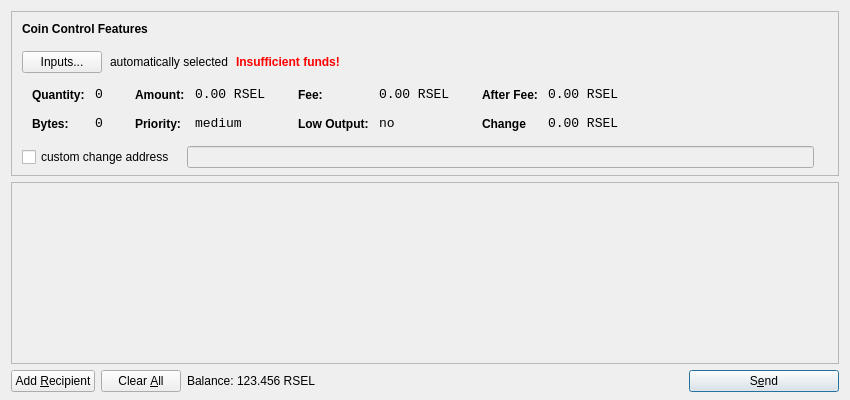
<?xml version="1.0" encoding="UTF-8"?>
<ui version="4.0">
 <class>SendCoinsDialog</class>
 <widget class="QDialog" name="SendCoinsDialog">
  <property name="geometry">
   <rect>
    <x>0</x>
    <y>0</y>
    <width>850</width>
    <height>400</height>
   </rect>
  </property>
  <property name="windowTitle">
   <string>Send Coins</string>
  </property>
  <layout class="QVBoxLayout" name="verticalLayout" stretch="0,1,0">
   <property name="bottomMargin">
    <number>8</number>
   </property>
   <item>
    <widget class="QFrame" name="frameCoinControl">
     <property name="sizePolicy">
      <sizepolicy hsizetype="Expanding" vsizetype="Expanding">
       <horstretch>0</horstretch>
       <verstretch>0</verstretch>
      </sizepolicy>
     </property>
     <property name="maximumSize">
      <size>
       <width>16777215</width>
       <height>16777215</height>
      </size>
     </property>
     <property name="frameShape">
      <enum>QFrame::StyledPanel</enum>
     </property>
     <property name="frameShadow">
      <enum>QFrame::Sunken</enum>
     </property>
     <layout class="QVBoxLayout" name="verticalLayoutCoinControl2">
      <property name="spacing">
       <number>-1</number>
      </property>
      <property name="leftMargin">
       <number>0</number>
      </property>
      <property name="topMargin">
       <number>0</number>
      </property>
      <property name="rightMargin">
       <number>0</number>
      </property>
      <property name="bottomMargin">
       <number>6</number>
      </property>
      <item>
       <layout class="QVBoxLayout" name="verticalLayoutCoinControl" stretch="0,0,0,0,1">
        <property name="spacing">
         <number>0</number>
        </property>
        <property name="leftMargin">
         <number>10</number>
        </property>
        <property name="topMargin">
         <number>10</number>
        </property>
        <item>
         <layout class="QHBoxLayout" name="horizontalLayoutCoinControl1">
          <property name="bottomMargin">
           <number>15</number>
          </property>
          <item>
           <widget class="QLabel" name="labelCoinControlFeatures">
            <property name="sizePolicy">
             <sizepolicy hsizetype="Preferred" vsizetype="Maximum">
              <horstretch>0</horstretch>
              <verstretch>0</verstretch>
             </sizepolicy>
            </property>
            <property name="font">
             <font>
              <weight>75</weight>
              <bold>true</bold>
             </font>
            </property>
            <property name="styleSheet">
             <string notr="true">font-weight:bold;</string>
            </property>
            <property name="text">
             <string>Coin Control Features</string>
            </property>
           </widget>
          </item>
         </layout>
        </item>
        <item>
         <layout class="QHBoxLayout" name="horizontalLayoutCoinControl2" stretch="0,0,0,0">
          <property name="spacing">
           <number>8</number>
          </property>
          <property name="bottomMargin">
           <number>10</number>
          </property>
          <item>
           <widget class="QPushButton" name="pushButtonCoinControl">
            <property name="styleSheet">
             <string notr="true"/>
            </property>
            <property name="text">
             <string>Inputs...</string>
            </property>
           </widget>
          </item>
          <item>
           <widget class="QLabel" name="labelCoinControlAutomaticallySelected">
            <property name="text">
             <string>automatically selected</string>
            </property>
            <property name="margin">
             <number>5</number>
            </property>
           </widget>
          </item>
          <item>
           <widget class="QLabel" name="labelCoinControlInsuffFunds">
            <property name="font">
             <font>
              <weight>75</weight>
              <bold>true</bold>
             </font>
            </property>
            <property name="styleSheet">
             <string notr="true">color:red;font-weight:bold;</string>
            </property>
            <property name="text">
             <string>Insufficient funds!</string>
            </property>
            <property name="margin">
             <number>5</number>
            </property>
           </widget>
          </item>
          <item>
           <spacer name="horizontalSpacerCoinControl">
            <property name="orientation">
             <enum>Qt::Horizontal</enum>
            </property>
            <property name="sizeHint" stdset="0">
             <size>
              <width>40</width>
              <height>1</height>
             </size>
            </property>
           </spacer>
          </item>
         </layout>
        </item>
        <item>
         <widget class="QWidget" name="widgetCoinControl" native="true">
          <property name="sizePolicy">
           <sizepolicy hsizetype="Preferred" vsizetype="Preferred">
            <horstretch>0</horstretch>
            <verstretch>0</verstretch>
           </sizepolicy>
          </property>
          <property name="minimumSize">
           <size>
            <width>0</width>
            <height>0</height>
           </size>
          </property>
          <property name="styleSheet">
           <string notr="true"/>
          </property>
          <layout class="QHBoxLayout" name="horizontalLayoutCoinControl5">
           <property name="margin">
            <number>0</number>
           </property>
           <item>
            <layout class="QHBoxLayout" name="horizontalLayoutCoinControl3" stretch="0,0,0,1">
             <property name="spacing">
              <number>20</number>
             </property>
             <property name="topMargin">
              <number>0</number>
             </property>
             <property name="bottomMargin">
              <number>10</number>
             </property>
             <item>
              <layout class="QFormLayout" name="formLayoutCoinControl1">
               <property name="horizontalSpacing">
                <number>10</number>
               </property>
               <property name="verticalSpacing">
                <number>14</number>
               </property>
               <property name="leftMargin">
                <number>10</number>
               </property>
               <property name="topMargin">
                <number>4</number>
               </property>
               <property name="rightMargin">
                <number>6</number>
               </property>
               <item row="0" column="0">
                <widget class="QLabel" name="labelCoinControlQuantityText">
                 <property name="styleSheet">
                  <string notr="true">font-weight:bold;</string>
                 </property>
                 <property name="text">
                  <string>Quantity:</string>
                 </property>
                 <property name="margin">
                  <number>0</number>
                 </property>
                </widget>
               </item>
               <item row="0" column="1">
                <widget class="QLabel" name="labelCoinControlQuantity">
                 <property name="font">
                  <font>
                   <family>Monospace</family>
                   <pointsize>10</pointsize>
                  </font>
                 </property>
                 <property name="cursor">
                  <cursorShape>IBeamCursor</cursorShape>
                 </property>
                 <property name="contextMenuPolicy">
                  <enum>Qt::ActionsContextMenu</enum>
                 </property>
                 <property name="text">
                  <string>0</string>
                 </property>
                 <property name="margin">
                  <number>0</number>
                 </property>
                 <property name="textInteractionFlags">
                  <set>Qt::LinksAccessibleByMouse|Qt::TextSelectableByKeyboard|Qt::TextSelectableByMouse</set>
                 </property>
                </widget>
               </item>
               <item row="1" column="0">
                <widget class="QLabel" name="labelCoinControlBytesText">
                 <property name="styleSheet">
                  <string notr="true">font-weight:bold;</string>
                 </property>
                 <property name="text">
                  <string>Bytes:</string>
                 </property>
                </widget>
               </item>
               <item row="1" column="1">
                <widget class="QLabel" name="labelCoinControlBytes">
                 <property name="font">
                  <font>
                   <family>Monospace</family>
                   <pointsize>10</pointsize>
                  </font>
                 </property>
                 <property name="cursor">
                  <cursorShape>IBeamCursor</cursorShape>
                 </property>
                 <property name="contextMenuPolicy">
                  <enum>Qt::ActionsContextMenu</enum>
                 </property>
                 <property name="text">
                  <string>0</string>
                 </property>
                 <property name="textInteractionFlags">
                  <set>Qt::LinksAccessibleByMouse|Qt::TextSelectableByKeyboard|Qt::TextSelectableByMouse</set>
                 </property>
                </widget>
               </item>
              </layout>
             </item>
             <item>
              <layout class="QFormLayout" name="formLayoutCoinControl2">
               <property name="horizontalSpacing">
                <number>10</number>
               </property>
               <property name="verticalSpacing">
                <number>14</number>
               </property>
               <property name="leftMargin">
                <number>6</number>
               </property>
               <property name="topMargin">
                <number>4</number>
               </property>
               <property name="rightMargin">
                <number>6</number>
               </property>
               <item row="0" column="0">
                <widget class="QLabel" name="labelCoinControlAmountText">
                 <property name="styleSheet">
                  <string notr="true">font-weight:bold;</string>
                 </property>
                 <property name="text">
                  <string>Amount:</string>
                 </property>
                 <property name="margin">
                  <number>0</number>
                 </property>
                </widget>
               </item>
               <item row="0" column="1">
                <widget class="QLabel" name="labelCoinControlAmount">
                 <property name="font">
                  <font>
                   <family>Monospace</family>
                   <pointsize>10</pointsize>
                  </font>
                 </property>
                 <property name="cursor">
                  <cursorShape>IBeamCursor</cursorShape>
                 </property>
                 <property name="contextMenuPolicy">
                  <enum>Qt::ActionsContextMenu</enum>
                 </property>
                 <property name="text">
                  <string>0.00 RSEL</string>
                 </property>
                 <property name="textInteractionFlags">
                  <set>Qt::LinksAccessibleByMouse|Qt::TextSelectableByKeyboard|Qt::TextSelectableByMouse</set>
                 </property>
                </widget>
               </item>
               <item row="1" column="0">
                <widget class="QLabel" name="labelCoinControlPriorityText">
                 <property name="styleSheet">
                  <string notr="true">font-weight:bold;</string>
                 </property>
                 <property name="text">
                  <string>Priority:</string>
                 </property>
                </widget>
               </item>
               <item row="1" column="1">
                <widget class="QLabel" name="labelCoinControlPriority">
                 <property name="font">
                  <font>
                   <family>Monospace</family>
                   <pointsize>10</pointsize>
                  </font>
                 </property>
                 <property name="cursor">
                  <cursorShape>IBeamCursor</cursorShape>
                 </property>
                 <property name="contextMenuPolicy">
                  <enum>Qt::ActionsContextMenu</enum>
                 </property>
                 <property name="text">
                  <string>medium</string>
                 </property>
                 <property name="textInteractionFlags">
                  <set>Qt::LinksAccessibleByMouse|Qt::TextSelectableByKeyboard|Qt::TextSelectableByMouse</set>
                 </property>
                </widget>
               </item>
              </layout>
             </item>
             <item>
              <layout class="QFormLayout" name="formLayoutCoinControl3">
               <property name="horizontalSpacing">
                <number>10</number>
               </property>
               <property name="verticalSpacing">
                <number>14</number>
               </property>
               <property name="leftMargin">
                <number>6</number>
               </property>
               <property name="topMargin">
                <number>4</number>
               </property>
               <property name="rightMargin">
                <number>6</number>
               </property>
               <item row="0" column="0">
                <widget class="QLabel" name="labelCoinControlFeeText">
                 <property name="styleSheet">
                  <string notr="true">font-weight:bold;</string>
                 </property>
                 <property name="text">
                  <string>Fee:</string>
                 </property>
                 <property name="margin">
                  <number>0</number>
                 </property>
                </widget>
               </item>
               <item row="0" column="1">
                <widget class="QLabel" name="labelCoinControlFee">
                 <property name="font">
                  <font>
                   <family>Monospace</family>
                   <pointsize>10</pointsize>
                  </font>
                 </property>
                 <property name="cursor">
                  <cursorShape>IBeamCursor</cursorShape>
                 </property>
                 <property name="contextMenuPolicy">
                  <enum>Qt::ActionsContextMenu</enum>
                 </property>
                 <property name="text">
                  <string>0.00 RSEL</string>
                 </property>
                 <property name="textInteractionFlags">
                  <set>Qt::LinksAccessibleByMouse|Qt::TextSelectableByKeyboard|Qt::TextSelectableByMouse</set>
                 </property>
                </widget>
               </item>
               <item row="1" column="0">
                <widget class="QLabel" name="labelCoinControlLowOutputText">
                 <property name="styleSheet">
                  <string notr="true">font-weight:bold;</string>
                 </property>
                 <property name="text">
                  <string>Low Output:</string>
                 </property>
                </widget>
               </item>
               <item row="1" column="1">
                <widget class="QLabel" name="labelCoinControlLowOutput">
                 <property name="font">
                  <font>
                   <family>Monospace</family>
                   <pointsize>10</pointsize>
                  </font>
                 </property>
                 <property name="cursor">
                  <cursorShape>IBeamCursor</cursorShape>
                 </property>
                 <property name="contextMenuPolicy">
                  <enum>Qt::ActionsContextMenu</enum>
                 </property>
                 <property name="text">
                  <string>no</string>
                 </property>
                 <property name="textInteractionFlags">
                  <set>Qt::LinksAccessibleByMouse|Qt::TextSelectableByKeyboard|Qt::TextSelectableByMouse</set>
                 </property>
                </widget>
               </item>
              </layout>
             </item>
             <item>
              <layout class="QFormLayout" name="formLayoutCoinControl4">
               <property name="horizontalSpacing">
                <number>10</number>
               </property>
               <property name="verticalSpacing">
                <number>14</number>
               </property>
               <property name="leftMargin">
                <number>6</number>
               </property>
               <property name="topMargin">
                <number>4</number>
               </property>
               <property name="rightMargin">
                <number>6</number>
               </property>
               <item row="0" column="0">
                <widget class="QLabel" name="labelCoinControlAfterFeeText">
                 <property name="styleSheet">
                  <string notr="true">font-weight:bold;</string>
                 </property>
                 <property name="text">
                  <string>After Fee:</string>
                 </property>
                 <property name="margin">
                  <number>0</number>
                 </property>
                </widget>
               </item>
               <item row="0" column="1">
                <widget class="QLabel" name="labelCoinControlAfterFee">
                 <property name="font">
                  <font>
                   <family>Monospace</family>
                   <pointsize>10</pointsize>
                  </font>
                 </property>
                 <property name="cursor">
                  <cursorShape>IBeamCursor</cursorShape>
                 </property>
                 <property name="contextMenuPolicy">
                  <enum>Qt::ActionsContextMenu</enum>
                 </property>
                 <property name="text">
                  <string>0.00 RSEL</string>
                 </property>
                 <property name="textInteractionFlags">
                  <set>Qt::LinksAccessibleByMouse|Qt::TextSelectableByKeyboard|Qt::TextSelectableByMouse</set>
                 </property>
                </widget>
               </item>
               <item row="1" column="0">
                <widget class="QLabel" name="labelCoinControlChangeText">
                 <property name="styleSheet">
                  <string notr="true">font-weight:bold;</string>
                 </property>
                 <property name="text">
                  <string>Change</string>
                 </property>
                </widget>
               </item>
               <item row="1" column="1">
                <widget class="QLabel" name="labelCoinControlChange">
                 <property name="font">
                  <font>
                   <family>Monospace</family>
                   <pointsize>10</pointsize>
                  </font>
                 </property>
                 <property name="cursor">
                  <cursorShape>IBeamCursor</cursorShape>
                 </property>
                 <property name="contextMenuPolicy">
                  <enum>Qt::ActionsContextMenu</enum>
                 </property>
                 <property name="text">
                  <string>0.00 RSEL</string>
                 </property>
                 <property name="textInteractionFlags">
                  <set>Qt::LinksAccessibleByMouse|Qt::TextSelectableByKeyboard|Qt::TextSelectableByMouse</set>
                 </property>
                </widget>
               </item>
              </layout>
             </item>
            </layout>
           </item>
          </layout>
         </widget>
        </item>
        <item>
         <layout class="QHBoxLayout" name="horizontalLayoutCoinControl4" stretch="0,0,0">
          <property name="spacing">
           <number>12</number>
          </property>
          <property name="sizeConstraint">
           <enum>QLayout::SetDefaultConstraint</enum>
          </property>
          <property name="topMargin">
           <number>5</number>
          </property>
          <property name="rightMargin">
           <number>5</number>
          </property>
          <item>
           <widget class="QCheckBox" name="checkBoxCoinControlChange">
            <property name="text">
             <string>custom change address</string>
            </property>
           </widget>
          </item>
          <item>
           <widget class="QLineEdit" name="lineEditCoinControlChange">
            <property name="enabled">
             <bool>false</bool>
            </property>
            <property name="sizePolicy">
             <sizepolicy hsizetype="Expanding" vsizetype="Fixed">
              <horstretch>0</horstretch>
              <verstretch>0</verstretch>
             </sizepolicy>
            </property>
           </widget>
          </item>
          <item>
           <widget class="QLabel" name="labelCoinControlChangeLabel">
            <property name="sizePolicy">
             <sizepolicy hsizetype="Preferred" vsizetype="Expanding">
              <horstretch>0</horstretch>
              <verstretch>0</verstretch>
             </sizepolicy>
            </property>
            <property name="minimumSize">
             <size>
              <width>0</width>
              <height>0</height>
             </size>
            </property>
            <property name="text">
             <string/>
            </property>
            <property name="margin">
             <number>3</number>
            </property>
           </widget>
          </item>
         </layout>
        </item>
        <item>
         <spacer name="verticalSpacerCoinControl">
          <property name="orientation">
           <enum>Qt::Vertical</enum>
          </property>
          <property name="sizeHint" stdset="0">
           <size>
            <width>800</width>
            <height>1</height>
           </size>
          </property>
         </spacer>
        </item>
       </layout>
      </item>
     </layout>
    </widget>
   </item>
   <item>
    <widget class="QScrollArea" name="scrollArea">
     <property name="widgetResizable">
      <bool>true</bool>
     </property>
     <widget class="QWidget" name="scrollAreaWidgetContents">
      <property name="geometry">
       <rect>
        <x>0</x>
        <y>0</y>
        <width>830</width>
        <height>165</height>
       </rect>
      </property>
      <layout class="QVBoxLayout" name="verticalLayout_2">
       <property name="margin">
        <number>0</number>
       </property>
       <item>
        <layout class="QVBoxLayout" name="entries">
         <property name="spacing">
          <number>6</number>
         </property>
        </layout>
       </item>
       <item>
        <spacer name="verticalSpacer">
         <property name="orientation">
          <enum>Qt::Vertical</enum>
         </property>
         <property name="sizeHint" stdset="0">
          <size>
           <width>20</width>
           <height>40</height>
          </size>
         </property>
        </spacer>
       </item>
      </layout>
     </widget>
    </widget>
   </item>
   <item>
    <layout class="QHBoxLayout" name="horizontalLayout">
     <item>
      <widget class="QPushButton" name="addButton">
       <property name="toolTip">
        <string>Send to multiple recipients at once</string>
       </property>
       <property name="text">
        <string>Add &amp;Recipient</string>
       </property>
       <property name="icon">
        <iconset resource="../bitcoin.qrc">
         <normaloff>:/icons/add</normaloff>:/icons/add</iconset>
       </property>
       <property name="autoDefault">
        <bool>false</bool>
       </property>
      </widget>
     </item>
     <item>
      <widget class="QPushButton" name="clearButton">
       <property name="sizePolicy">
        <sizepolicy hsizetype="Minimum" vsizetype="Fixed">
         <horstretch>0</horstretch>
         <verstretch>0</verstretch>
        </sizepolicy>
       </property>
       <property name="toolTip">
        <string>Remove all transaction fields</string>
       </property>
       <property name="text">
        <string>Clear &amp;All</string>
       </property>
       <property name="icon">
        <iconset resource="../bitcoin.qrc">
         <normaloff>:/icons/remove</normaloff>:/icons/remove</iconset>
       </property>
       <property name="autoRepeatDelay">
        <number>300</number>
       </property>
       <property name="autoDefault">
        <bool>false</bool>
       </property>
      </widget>
     </item>
     <item>
      <layout class="QHBoxLayout" name="horizontalLayout_2">
       <property name="spacing">
        <number>3</number>
       </property>
       <item>
        <widget class="QLabel" name="label">
         <property name="sizePolicy">
          <sizepolicy hsizetype="Preferred" vsizetype="Fixed">
           <horstretch>0</horstretch>
           <verstretch>0</verstretch>
          </sizepolicy>
         </property>
         <property name="text">
          <string>Balance:</string>
         </property>
        </widget>
       </item>
       <item>
        <widget class="QLabel" name="labelBalance">
         <property name="sizePolicy">
          <sizepolicy hsizetype="Preferred" vsizetype="Fixed">
           <horstretch>0</horstretch>
           <verstretch>0</verstretch>
          </sizepolicy>
         </property>
         <property name="cursor">
          <cursorShape>IBeamCursor</cursorShape>
         </property>
         <property name="text">
          <string>123.456 RSEL</string>
         </property>
         <property name="textInteractionFlags">
          <set>Qt::LinksAccessibleByMouse|Qt::TextSelectableByKeyboard|Qt::TextSelectableByMouse</set>
         </property>
        </widget>
       </item>
      </layout>
     </item>
     <item>
      <spacer name="horizontalSpacer">
       <property name="orientation">
        <enum>Qt::Horizontal</enum>
       </property>
       <property name="sizeHint" stdset="0">
        <size>
         <width>40</width>
         <height>20</height>
        </size>
       </property>
      </spacer>
     </item>
     <item>
      <widget class="QPushButton" name="sendButton">
       <property name="minimumSize">
        <size>
         <width>150</width>
         <height>0</height>
        </size>
       </property>
       <property name="toolTip">
        <string>Confirm the send action</string>
       </property>
       <property name="text">
        <string>S&amp;end</string>
       </property>
       <property name="icon">
        <iconset resource="../bitcoin.qrc">
         <normaloff>:/icons/send</normaloff>:/icons/send</iconset>
       </property>
       <property name="default">
        <bool>true</bool>
       </property>
      </widget>
     </item>
    </layout>
   </item>
  </layout>
 </widget>
 <resources>
  <include location="../bitcoin.qrc"/>
 </resources>
 <connections/>
</ui>
